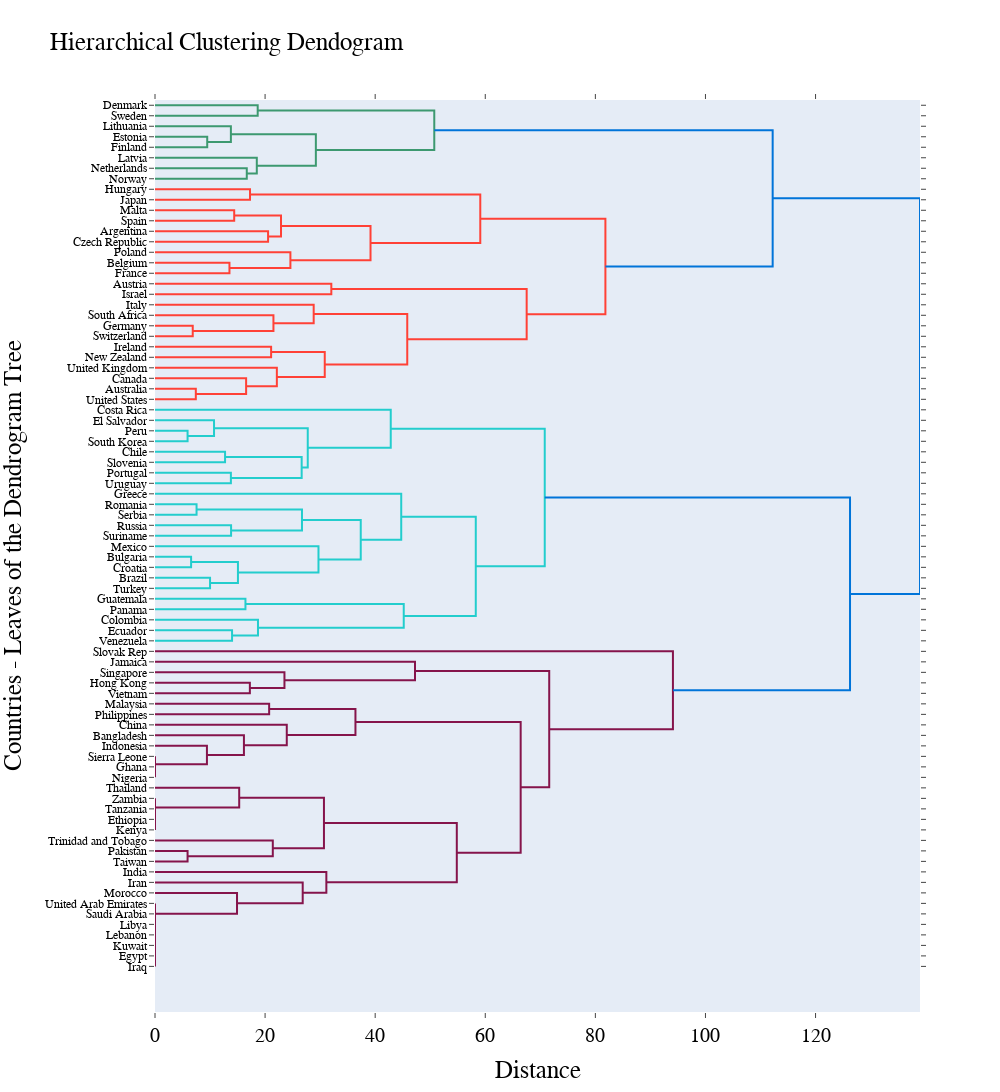

This figure's notebook cell:
### Code cell
fig = ff.create_dendrogram(X, orientation = 'left', 
                                   labels = X.index)

fig.update_layout(width = 1000, 
                  height= 1500,
                  title = 'Hierarchical Clustering Dendogram',
                  title_font_family = "Times New Roman",
                  title_font_color = "black",
                  title_font_size = 25)

                    
fig.update_xaxes(
     title_text = "Distance",
     title_font = dict(size = 25, family = "Times New Roman", color = "black"),
     tickfont = dict(family = "Times New Roman", color = "black", size = 20))

fig.update_yaxes(
     title_text = "Countries - Leaves of the Dendrogram Tree",
     title_font= dict(size = 25,  family = "Times New Roman", color = "black"),
     tickfont=  dict(family = "Times New Roman", color = "black", size = 12))

fig.show()

### Figure 1 — Plotly figure (JSON) as saved in the notebook; plotly's stock layout.template omitted (floating-point values rounded to 4 significant figures)
{"data": [{"hoverinfo": "text", "marker": {"color": "rgb(61,153,112)"}, "mode": "lines", "type": "scatter", "x": [0, 18.65, 18.65, 0], "xaxis": "x", "y": [-5, -5, -15, -15], "yaxis": "y"}, {"hoverinfo": "text", "marker": {"color": "rgb(61,153,112)"}, "mode": "lines", "type": "scatter", "x": [0, 9.487, 9.487, 0], "xaxis": "x", "y": [-35, -35, -45, -45], "yaxis": "y"}, {"hoverinfo": "text", "marker": {"color": "rgb(61,153,112)"}, "mode": "lines", "type": "scatter", "x": [0, 13.78, 13.78, 9.487], "xaxis": "x", "y": [-25, -25, -40, -40], "yaxis": "y"}, {"hoverinfo": "text", "marker": {"color": "rgb(61,153,112)"}, "mode": "lines", "type": "scatter", "x": [0, 16.67, 16.67, 0], "xaxis": "x", "y": [-65, -65, -75, -75], "yaxis": "y"}, {"hoverinfo": "text", "marker": {"color": "rgb(61,153,112)"}, "mode": "lines", "type": "scatter", "x": [0, 18.49, 18.49, 16.67], "xaxis": "x", "y": [-55, -55, -70, -70], "yaxis": "y"}, {"hoverinfo": "text", "marker": {"color": "rgb(61,153,112)"}, "mode": "lines", "type": "scatter", "x": [13.78, 29.22, 29.22, 18.49], "xaxis": "x", "y": [-32.5, -32.5, -62.5, -62.5], "yaxis": "y"}, {"hoverinfo": "text", "marker": {"color": "rgb(61,153,112)"}, "mode": "lines", "type": "scatter", "x": [18.65, 50.73, 50.73, 29.22], "xaxis": "x", "y": [-10, -10, -47.5, -47.5], "yaxis": "y"}, {"hoverinfo": "text", "marker": {"color": "rgb(255,65,54)"}, "mode": "lines", "type": "scatter", "x": [0, 17.26, 17.26, 0], "xaxis": "x", "y": [-85, -85, -95, -95], "yaxis": "y"}, {"hoverinfo": "text", "marker": {"color": "rgb(255,65,54)"}, "mode": "lines", "type": "scatter", "x": [0, 14.39, 14.39, 0], "xaxis": "x", "y": [-105, -105, -115, -115], "yaxis": "y"}, {"hoverinfo": "text", "marker": {"color": "rgb(255,65,54)"}, "mode": "lines", "type": "scatter", "x": [0, 20.54, 20.54, 0], "xaxis": "x", "y": [-125, -125, -135, -135], "yaxis": "y"}, {"hoverinfo": "text", "marker": {"color": "rgb(255,65,54)"}, "mode": "lines", "type": "scatter", "x": [14.39, 22.89, 22.89, 20.54], "xaxis": "x", "y": [-110, -110, -130, -130], "yaxis": "y"}, {"hoverinfo": "text", "marker": {"color": "rgb(255,65,54)"}, "mode": "lines", "type": "scatter", "x": [0, 13.53, 13.53, 0], "xaxis": "x", "y": [-155, -155, -165, -165], "yaxis": "y"}, {"hoverinfo": "text", "marker": {"color": "rgb(255,65,54)"}, "mode": "lines", "type": "scatter", "x": [0, 24.6, 24.6, 13.53], "xaxis": "x", "y": [-145, -145, -160, -160], "yaxis": "y"}, {"hoverinfo": "text", "marker": {"color": "rgb(255,65,54)"}, "mode": "lines", "type": "scatter", "x": [22.89, 39.15, 39.15, 24.6], "xaxis": "x", "y": [-120, -120, -152.5, -152.5], "yaxis": "y"}, {"hoverinfo": "text", "marker": {"color": "rgb(255,65,54)"}, "mode": "lines", "type": "scatter", "x": [17.26, 59.09, 59.09, 39.15], "xaxis": "x", "y": [-90, -90, -136.2, -136.2], "yaxis": "y"}, {"hoverinfo": "text", "marker": {"color": "rgb(255,65,54)"}, "mode": "lines", "type": "scatter", "x": [0, 32.03, 32.03, 0], "xaxis": "x", "y": [-175, -175, -185, -185], "yaxis": "y"}, {"hoverinfo": "text", "marker": {"color": "rgb(255,65,54)"}, "mode": "lines", "type": "scatter", "x": [0, 6.856, 6.856, 0], "xaxis": "x", "y": [-215, -215, -225, -225], "yaxis": "y"}, {"hoverinfo": "text", "marker": {"color": "rgb(255,65,54)"}, "mode": "lines", "type": "scatter", "x": [0, 21.52, 21.52, 6.856], "xaxis": "x", "y": [-205, -205, -220, -220], "yaxis": "y"}, {"hoverinfo": "text", "marker": {"color": "rgb(255,65,54)"}, "mode": "lines", "type": "scatter", "x": [0, 28.83, 28.83, 21.52], "xaxis": "x", "y": [-195, -195, -212.5, -212.5], "yaxis": "y"}, {"hoverinfo": "text", "marker": {"color": "rgb(255,65,54)"}, "mode": "lines", "type": "scatter", "x": [0, 21.1, 21.1, 0], "xaxis": "x", "y": [-235, -235, -245, -245], "yaxis": "y"}, {"hoverinfo": "text", "marker": {"color": "rgb(255,65,54)"}, "mode": "lines", "type": "scatter", "x": [0, 7.416, 7.416, 0], "xaxis": "x", "y": [-275, -275, -285, -285], "yaxis": "y"}, {"hoverinfo": "text", "marker": {"color": "rgb(255,65,54)"}, "mode": "lines", "type": "scatter", "x": [0, 16.55, 16.55, 7.416], "xaxis": "x", "y": [-265, -265, -280, -280], "yaxis": "y"}, {"hoverinfo": "text", "marker": {"color": "rgb(255,65,54)"}, "mode": "lines", "type": "scatter", "x": [0, 22.14, 22.14, 16.55], "xaxis": "x", "y": [-255, -255, -272.5, -272.5], "yaxis": "y"}, {"hoverinfo": "text", "marker": {"color": "rgb(255,65,54)"}, "mode": "lines", "type": "scatter", "x": [21.1, 30.84, 30.84, 22.14], "xaxis": "x", "y": [-240, -240, -263.8, -263.8], "yaxis": "y"}, {"hoverinfo": "text", "marker": {"color": "rgb(255,65,54)"}, "mode": "lines", "type": "scatter", "x": [28.83, 45.83, 45.83, 30.84], "xaxis": "x", "y": [-203.8, -203.8, -251.9, -251.9], "yaxis": "y"}, {"hoverinfo": "text", "marker": {"color": "rgb(255,65,54)"}, "mode": "lines", "type": "scatter", "x": [32.03, 67.52, 67.52, 45.83], "xaxis": "x", "y": [-180, -180, -227.8, -227.8], "yaxis": "y"}, {"hoverinfo": "text", "marker": {"color": "rgb(255,65,54)"}, "mode": "lines", "type": "scatter", "x": [59.09, 81.82, 81.82, 67.52], "xaxis": "x", "y": [-113.1, -113.1, -203.9, -203.9], "yaxis": "y"}, {"hoverinfo": "text", "marker": {"color": "rgb(0,116,217)"}, "mode": "lines", "type": "scatter", "x": [50.73, 112.2, 112.2, 81.82], "xaxis": "x", "y": [-28.75, -28.75, -158.5, -158.5], "yaxis": "y"}, {"hoverinfo": "text", "marker": {"color": "rgb(35,205,205)"}, "mode": "lines", "type": "scatter", "x": [0, 5.916, 5.916, 0], "xaxis": "x", "y": [-315, -315, -325, -325], "yaxis": "y"}, {"hoverinfo": "text", "marker": {"color": "rgb(35,205,205)"}, "mode": "lines", "type": "scatter", "x": [0, 10.72, 10.72, 5.916], "xaxis": "x", "y": [-305, -305, -320, -320], "yaxis": "y"}, {"hoverinfo": "text", "marker": {"color": "rgb(35,205,205)"}, "mode": "lines", "type": "scatter", "x": [0, 12.73, 12.73, 0], "xaxis": "x", "y": [-335, -335, -345, -345], "yaxis": "y"}, {"hoverinfo": "text", "marker": {"color": "rgb(35,205,205)"}, "mode": "lines", "type": "scatter", "x": [0, 13.78, 13.78, 0], "xaxis": "x", "y": [-355, -355, -365, -365], "yaxis": "y"}, {"hoverinfo": "text", "marker": {"color": "rgb(35,205,205)"}, "mode": "lines", "type": "scatter", "x": [12.73, 26.65, 26.65, 13.78], "xaxis": "x", "y": [-340, -340, -360, -360], "yaxis": "y"}, {"hoverinfo": "text", "marker": {"color": "rgb(35,205,205)"}, "mode": "lines", "type": "scatter", "x": [10.72, 27.75, 27.75, 26.65], "xaxis": "x", "y": [-312.5, -312.5, -350, -350], "yaxis": "y"}, {"hoverinfo": "text", "marker": {"color": "rgb(35,205,205)"}, "mode": "lines", "type": "scatter", "x": [0, 42.83, 42.83, 27.75], "xaxis": "x", "y": [-295, -295, -331.2, -331.2], "yaxis": "y"}, {"hoverinfo": "text", "marker": {"color": "rgb(35,205,205)"}, "mode": "lines", "type": "scatter", "x": [0, 7.55, 7.55, 0], "xaxis": "x", "y": [-385, -385, -395, -395], "yaxis": "y"}, {"hoverinfo": "text", "marker": {"color": "rgb(35,205,205)"}, "mode": "lines", "type": "scatter", "x": [0, 13.82, 13.82, 0], "xaxis": "x", "y": [-405, -405, -415, -415], "yaxis": "y"}, {"hoverinfo": "text", "marker": {"color": "rgb(35,205,205)"}, "mode": "lines", "type": "scatter", "x": [7.55, 26.7, 26.7, 13.82], "xaxis": "x", "y": [-390, -390, -410, -410], "yaxis": "y"}, {"hoverinfo": "text", "marker": {"color": "rgb(35,205,205)"}, "mode": "lines", "type": "scatter", "x": [0, 6.557, 6.557, 0], "xaxis": "x", "y": [-435, -435, -445, -445], "yaxis": "y"}, {"hoverinfo": "text", "marker": {"color": "rgb(35,205,205)"}, "mode": "lines", "type": "scatter", "x": [0, 10, 10, 0], "xaxis": "x", "y": [-455, -455, -465, -465], "yaxis": "y"}, {"hoverinfo": "text", "marker": {"color": "rgb(35,205,205)"}, "mode": "lines", "type": "scatter", "x": [6.557, 15.07, 15.07, 10], "xaxis": "x", "y": [-440, -440, -460, -460], "yaxis": "y"}, {"hoverinfo": "text", "marker": {"color": "rgb(35,205,205)"}, "mode": "lines", "type": "scatter", "x": [0, 29.7, 29.7, 15.07], "xaxis": "x", "y": [-425, -425, -450, -450], "yaxis": "y"}, {"hoverinfo": "text", "marker": {"color": "rgb(35,205,205)"}, "mode": "lines", "type": "scatter", "x": [26.7, 37.38, 37.38, 29.7], "xaxis": "x", "y": [-400, -400, -437.5, -437.5], "yaxis": "y"}, {"hoverinfo": "text", "marker": {"color": "rgb(35,205,205)"}, "mode": "lines", "type": "scatter", "x": [0, 44.73, 44.73, 37.38], "xaxis": "x", "y": [-375, -375, -418.8, -418.8], "yaxis": "y"}, {"hoverinfo": "text", "marker": {"color": "rgb(35,205,205)"}, "mode": "lines", "type": "scatter", "x": [0, 16.43, 16.43, 0], "xaxis": "x", "y": [-475, -475, -485, -485], "yaxis": "y"}, {"hoverinfo": "text", "marker": {"color": "rgb(35,205,205)"}, "mode": "lines", "type": "scatter", "x": [0, 14, 14, 0], "xaxis": "x", "y": [-505, -505, -515, -515], "yaxis": "y"}, {"hoverinfo": "text", "marker": {"color": "rgb(35,205,205)"}, "mode": "lines", "type": "scatter", "x": [0, 18.71, 18.71, 14], "xaxis": "x", "y": [-495, -495, -510, -510], "yaxis": "y"}, {"hoverinfo": "text", "marker": {"color": "rgb(35,205,205)"}, "mode": "lines", "type": "scatter", "x": [16.43, 45.19, 45.19, 18.71], "xaxis": "x", "y": [-480, -480, -502.5, -502.5], "yaxis": "y"}, {"hoverinfo": "text", "marker": {"color": "rgb(35,205,205)"}, "mode": "lines", "type": "scatter", "x": [44.73, 58.28, 58.28, 45.19], "xaxis": "x", "y": [-396.9, -396.9, -491.2, -491.2], "yaxis": "y"}, {"hoverinfo": "text", "marker": {"color": "rgb(35,205,205)"}, "mode": "lines", "type": "scatter", "x": [42.83, 70.8, 70.8, 58.28], "xaxis": "x", "y": [-313.1, -313.1, -444.1, -444.1], "yaxis": "y"}, {"hoverinfo": "text", "marker": {"color": "rgb(133,20,75)"}, "mode": "lines", "type": "scatter", "x": [0, 17.23, 17.23, 0], "xaxis": "x", "y": [-555, -555, -565, -565], "yaxis": "y"}, {"hoverinfo": "text", "marker": {"color": "rgb(133,20,75)"}, "mode": "lines", "type": "scatter", "x": [0, 23.52, 23.52, 17.23], "xaxis": "x", "y": [-545, -545, -560, -560], "yaxis": "y"}, {"hoverinfo": "text", "marker": {"color": "rgb(133,20,75)"}, "mode": "lines", "type": "scatter", "x": [0, 47.23, 47.23, 23.52], "xaxis": "x", "y": [-535, -535, -552.5, -552.5], "yaxis": "y"}, {"hoverinfo": "text", "marker": {"color": "rgb(133,20,75)"}, "mode": "lines", "type": "scatter", "x": [0, 20.74, 20.74, 0], "xaxis": "x", "y": [-575, -575, -585, -585], "yaxis": "y"}, {"hoverinfo": "text", "marker": {"color": "rgb(133,20,75)"}, "mode": "lines", "type": "scatter", "x": [0, 0, 0, 0], "xaxis": "x", "y": [-635, -635, -645, -645], "yaxis": "y"}, {"hoverinfo": "text", "marker": {"color": "rgb(133,20,75)"}, "mode": "lines", "type": "scatter", "x": [0, 0, 0, 0], "xaxis": "x", "y": [-625, -625, -640, -640], "yaxis": "y"}, {"hoverinfo": "text", "marker": {"color": "rgb(133,20,75)"}, "mode": "lines", "type": "scatter", "x": [0, 9.434, 9.434, 0], "xaxis": "x", "y": [-615, -615, -632.5, -632.5], "yaxis": "y"}, {"hoverinfo": "text", "marker": {"color": "rgb(133,20,75)"}, "mode": "lines", "type": "scatter", "x": [0, 16.16, 16.16, 9.434], "xaxis": "x", "y": [-605, -605, -623.8, -623.8], "yaxis": "y"}, {"hoverinfo": "text", "marker": {"color": "rgb(133,20,75)"}, "mode": "lines", "type": "scatter", "x": [0, 23.94, 23.94, 16.16], "xaxis": "x", "y": [-595, -595, -614.4, -614.4], "yaxis": "y"}, {"hoverinfo": "text", "marker": {"color": "rgb(133,20,75)"}, "mode": "lines", "type": "scatter", "x": [20.74, 36.41, 36.41, 23.94], "xaxis": "x", "y": [-580, -580, -604.7, -604.7], "yaxis": "y"}, {"hoverinfo": "text", "marker": {"color": "rgb(133,20,75)"}, "mode": "lines", "type": "scatter", "x": [0, 0, 0, 0], "xaxis": "x", "y": [-685, -685, -695, -695], "yaxis": "y"}, {"hoverinfo": "text", "marker": {"color": "rgb(133,20,75)"}, "mode": "lines", "type": "scatter", "x": [0, 0, 0, 0], "xaxis": "x", "y": [-675, -675, -690, -690], "yaxis": "y"}, {"hoverinfo": "text", "marker": {"color": "rgb(133,20,75)"}, "mode": "lines", "type": "scatter", "x": [0, 0, 0, 0], "xaxis": "x", "y": [-665, -665, -682.5, -682.5], "yaxis": "y"}, {"hoverinfo": "text", "marker": {"color": "rgb(133,20,75)"}, "mode": "lines", "type": "scatter", "x": [0, 15.3, 15.3, 0], "xaxis": "x", "y": [-655, -655, -673.8, -673.8], "yaxis": "y"}, {"hoverinfo": "text", "marker": {"color": "rgb(133,20,75)"}, "mode": "lines", "type": "scatter", "x": [0, 5.916, 5.916, 0], "xaxis": "x", "y": [-715, -715, -725, -725], "yaxis": "y"}, {"hoverinfo": "text", "marker": {"color": "rgb(133,20,75)"}, "mode": "lines", "type": "scatter", "x": [0, 21.4, 21.4, 5.916], "xaxis": "x", "y": [-705, -705, -720, -720], "yaxis": "y"}, {"hoverinfo": "text", "marker": {"color": "rgb(133,20,75)"}, "mode": "lines", "type": "scatter", "x": [15.3, 30.69, 30.69, 21.4], "xaxis": "x", "y": [-664.4, -664.4, -712.5, -712.5], "yaxis": "y"}, {"hoverinfo": "text", "marker": {"color": "rgb(133,20,75)"}, "mode": "lines", "type": "scatter", "x": [0, 0, 0, 0], "xaxis": "x", "y": [-815, -815, -825, -825], "yaxis": "y"}, {"hoverinfo": "text", "marker": {"color": "rgb(133,20,75)"}, "mode": "lines", "type": "scatter", "x": [0, 0, 0, 0], "xaxis": "x", "y": [-805, -805, -820, -820], "yaxis": "y"}, {"hoverinfo": "text", "marker": {"color": "rgb(133,20,75)"}, "mode": "lines", "type": "scatter", "x": [0, 0, 0, 0], "xaxis": "x", "y": [-795, -795, -812.5, -812.5], "yaxis": "y"}, {"hoverinfo": "text", "marker": {"color": "rgb(133,20,75)"}, "mode": "lines", "type": "scatter", "x": [0, 0, 0, 0], "xaxis": "x", "y": [-785, -785, -803.8, -803.8], "yaxis": "y"}, {"hoverinfo": "text", "marker": {"color": "rgb(133,20,75)"}, "mode": "lines", "type": "scatter", "x": [0, 0, 0, 0], "xaxis": "x", "y": [-775, -775, -794.4, -794.4], "yaxis": "y"}, {"hoverinfo": "text", "marker": {"color": "rgb(133,20,75)"}, "mode": "lines", "type": "scatter", "x": [0, 0, 0, 0], "xaxis": "x", "y": [-765, -765, -784.7, -784.7], "yaxis": "y"}, {"hoverinfo": "text", "marker": {"color": "rgb(133,20,75)"}, "mode": "lines", "type": "scatter", "x": [0, 14.9, 14.9, 0], "xaxis": "x", "y": [-755, -755, -774.8, -774.8], "yaxis": "y"}, {"hoverinfo": "text", "marker": {"color": "rgb(133,20,75)"}, "mode": "lines", "type": "scatter", "x": [0, 26.83, 26.83, 14.9], "xaxis": "x", "y": [-745, -745, -764.9, -764.9], "yaxis": "y"}, {"hoverinfo": "text", "marker": {"color": "rgb(133,20,75)"}, "mode": "lines", "type": "scatter", "x": [0, 31.13, 31.13, 26.83], "xaxis": "x", "y": [-735, -735, -755.0, -755.0], "yaxis": "y"}, {"hoverinfo": "text", "marker": {"color": "rgb(133,20,75)"}, "mode": "lines", "type": "scatter", "x": [30.69, 54.83, 54.83, 31.13], "xaxis": "x", "y": [-688.4, -688.4, -745.0, -745.0], "yaxis": "y"}, {"hoverinfo": "text", "marker": {"color": "rgb(133,20,75)"}, "mode": "lines", "type": "scatter", "x": [36.41, 66.43, 66.43, 54.83], "xaxis": "x", "y": [-592.3, -592.3, -716.7, -716.7], "yaxis": "y"}, {"hoverinfo": "text", "marker": {"color": "rgb(133,20,75)"}, "mode": "lines", "type": "scatter", "x": [47.23, 71.62, 71.62, 66.43], "xaxis": "x", "y": [-543.8, -543.8, -654.5, -654.5], "yaxis": "y"}, {"hoverinfo": "text", "marker": {"color": "rgb(133,20,75)"}, "mode": "lines", "type": "scatter", "x": [0, 94.09, 94.09, 71.62], "xaxis": "x", "y": [-525, -525, -599.1, -599.1], "yaxis": "y"}, {"hoverinfo": "text", "marker": {"color": "rgb(0,116,217)"}, "mode": "lines", "type": "scatter", "x": [70.8, 126.3, 126.3, 94.09], "xaxis": "x", "y": [-378.6, -378.6, -562.1, -562.1], "yaxis": "y"}, {"hoverinfo": "text", "marker": {"color": "rgb(0,116,217)"}, "mode": "lines", "type": "scatter", "x": [112.2, 139.0, 139.0, 126.3], "xaxis": "x", "y": [-93.63, -93.63, -470.3, -470.3], "yaxis": "y"}], "layout": {"autosize": false, "height": 1500, "hovermode": "closest", "showlegend": false, "title": {"font": {"color": "black", "family": "Times New Roman", "size": 25}, "text": "Hierarchical Clustering Dendogram"}, "width": 1000, "xaxis": {"mirror": "allticks", "rangemode": "tozero", "showgrid": false, "showline": true, "showticklabels": true, "tickfont": {"color": "black", "family": "Times New Roman", "size": 20}, "ticks": "outside", "title": {"font": {"color": "black", "family": "Times New Roman", "size": 25}, "text": "Distance"}, "type": "linear", "zeroline": false}, "yaxis": {"mirror": "allticks", "rangemode": "tozero", "showgrid": false, "showline": true, "showticklabels": true, "tickfont": {"color": "black", "family": "Times New Roman", "size": 12}, "tickmode": "array", "ticks": "outside", "ticktext": ["Denmark", "Sweden", "Lithuania", "Estonia", "Finland", "Latvia", "Netherlands", "Norway", "Hungary", "Japan", "Malta", "Spain", "Argentina", "Czech Republic", "Poland", "Belgium", "France", "Austria", "Israel", "Italy", "South Africa", "Germany", "Switzerland", "Ireland", "New Zealand", "United Kingdom", "Canada", "Australia", "United States", "Costa Rica", "El Salvador", "Peru", "South Korea", "Chile", "Slovenia", "Portugal", "Uruguay", "Greece", "Romania", "Serbia", "Russia", "Suriname", "Mexico", "Bulgaria", "Croatia", "Brazil", "Turkey", "Guatemala", "Panama", "Colombia", "Ecuador", "Venezuela", "Slovak Rep", "Jamaica", "Singapore", "Hong Kong", "Vietnam", "Malaysia", "Philippines", "China", "Bangladesh", "Indonesia", "Sierra Leone", "Ghana", "Nigeria", "Thailand", "Zambia", "Tanzania", "Ethiopia", "Kenya", "Trinidad and Tobago", "Pakistan", "Taiwan", "India", "Iran", "Morocco", "United Arab Emirates", "Saudi Arabia", "Libya", "Lebanon", "Kuwait", "Egypt", "Iraq"], "tickvals": [-5, -15, -25, -35, -45, -55, -65, -75, -85, -95, -105, -115, -125, -135, -145, -155, -165, -175, -185, -195, -205, -215, -225, -235, -245, -255, -265, -275, -285, -295, -305, -315, -325, -335, -345, -355, -365, -375, -385, -395, -405, -415, -425, -435, -445, -455, -465, -475, -485, -495, -505, -515, -525, -535, -545, -555, -565, -575, -585, -595, -605, -615, -625, -635, -645, -655, -665, -675, -685, -695, -705, -715, -725, -735, -745, -755, -765, -775, -785, -795, -805, -815, -825], "title": {"font": {"color": "black", "family": "Times New Roman", "size": 25}, "text": "Countries - Leaves of the Dendrogram Tree"}, "type": "linear", "zeroline": false}}}
